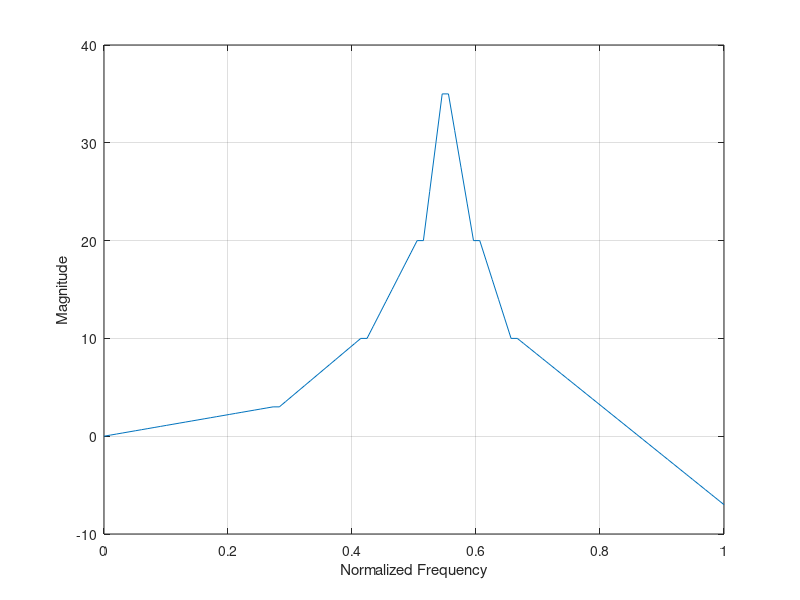

MATLAB code for this plot: (Note: this script raises an error after producing the figure.)
%% Approximation
F = linspace(0, 1, 100);
A_prime = zeros(1, length(F));

% Index Finder
idx_1 = find(min(abs(F - 0.27)) == abs(F - 0.27));
idx_2 = find(min(abs(F - 0.41)) == abs(F - 0.41));
idx_3 = find(min(abs(F - 0.51)) == abs(F - 0.51));
idx_4 = find(min(abs(F - 0.55)) == abs(F - 0.55));
idx_5 = find(min(abs(F - 0.6)) == abs(F - 0.6));
idx_6 = find(min(abs(F - 0.66)) == abs(F - 0.66));

% Linear Approximation
A_prime(1:idx_1) = linspace(0, 3, 28);
A_prime(idx_1 + 1:idx_2) = linspace(3, 10, 14);
A_prime(idx_2 + 1:idx_3) = linspace(10, 20, 9);
A_prime(idx_3 + 1:idx_4) = linspace(20, 35, 4);
A_prime(idx_4 + 1:idx_5) = linspace(35, 20, 5);
A_prime(idx_5 + 1:idx_6) = linspace(20, 10, 6);
A_prime(idx_6 + 1:end) = linspace(10, -7, 34);

plot(F, A_prime)
grid
xlabel('Normalized Frequency')
ylabel('Magnitude')

% P = polyfit(F, A_prime, 3);
% A = polyval(P, F);
% plot(F, A)

%% Design Fit
A = db2mag(A_prime);
Nb = 8;
Na = 8;

d = fdesign.arbmag('Nb,Na,F,A', Nb, Na, F, A);
W = [ones(1, 30) ones(1, 10) * .2 ones(1, 60)];
Hd = design(d, 'iirlpnorm', 'Weights', W, 'Norm', 2, 'DensityFactor', 30, ...
    'SystemObject', true);
fvtool(Hd, 'MagnitudeDisplay', 'Magnitude (dB)', ...
    'NormalizedFrequency', 'On');
